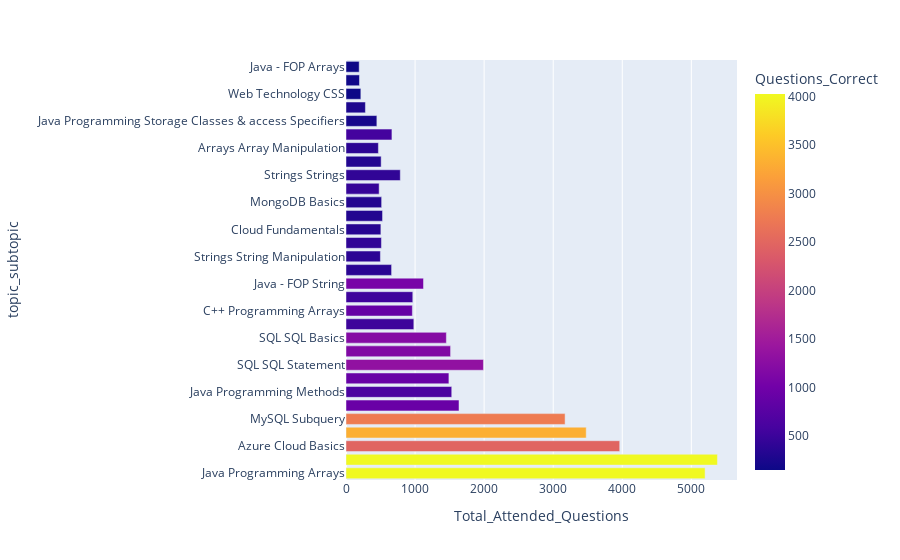
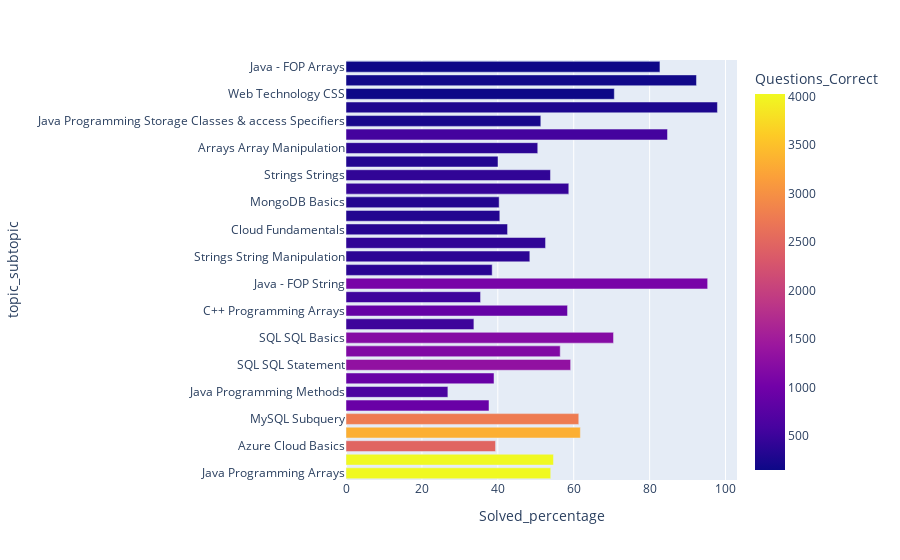

The code cell stored with these charts, in order, in its notebook:
### Markdown cell above
TOPIC-WISE ANALYSIS FOR JAVA MILESTONE 1 FOR BOTH CLEARED AND NOT CLEARED STUDENTS SEPARATLEY

### Code cell
java_milestone1=pd.read_excel("java_milestone_1.xlsx")
cleared_df=clean(java_milestone1,'Test_Duration','Marks_Scored','Max_Marks')[0]
plot(cleared_df,'Topic','SubTopic','Total_Attended_Questions','Total_Questions','Questions_Correct','Questions_Wrong','Questions_Partial', 'Questions_Skipped', 'Questions_Not_Viewed')

### Figure 1 — Plotly figure (JSON) as saved in the notebook; plotly's stock layout.template omitted (floating-point values rounded to 4 significant figures)
{"data": [{"alignmentgroup": "True", "hovertemplate": "Total_Attended_Questions=%{x}<br>topic_subtopic=%{y}<br>Questions_Correct=%{marker.color}<extra></extra>", "legendgroup": "", "marker": {"color": [4025, 4024, 2476, 3321, 2760, 922, 632, 913, 1330, 1169, 1204, 519, 882, 529, 1073, 369, 388, 418, 338, 321, 318, 462, 424, 310, 385, 565, 231, 276, 152, 181, 158], "coloraxis": "coloraxis", "pattern": {"shape": ""}}, "name": "", "offsetgroup": "", "orientation": "h", "showlegend": false, "textposition": "auto", "type": "bar", "x": [5199, 5378, 3963, 3478, 3172, 1636, 1531, 1490, 1990, 1514, 1453, 982, 961, 967, 1122, 660, 498, 513, 505, 529, 516, 480, 786, 509, 469, 665, 447, 281, 215, 195, 191], "xaxis": "x", "y": ["Java Programming Arrays", "Web Technology HTML", "Azure Cloud Basics", "Java Programming Strings", "MySQL Subquery", "Class Inheritance JavaScript", "Java Programming Methods", "Java Programming Branching and Looping", "SQL SQL Statement", "Web Technology Java script", "SQL SQL Basics", "Java Programming Basics", "C++ Programming Arrays", "Java Programming Operators and Expressions", "Java - FOP String", "JavaScript Functions and Parameters", "Strings String Manipulation", "Java - FOP Control statements", "Cloud Fundamentals", "Cloud Storage", "MongoDB Basics", "C++ Programming Strings", "Strings Strings", "Java Programming Input and Output Statements", "Arrays Array Manipulation", "SQL SQL statements", "Java Programming Storage Classes & access Specifiers", "Arrays 2D Array", "Web Technology CSS", "Arrays 1D Array", "Java - FOP Arrays"], "yaxis": "y"}], "layout": {"barmode": "relative", "coloraxis": {"colorbar": {"title": {"text": "Questions_Correct"}}, "colorscale": [[0, "#0d0887"], [0.1111, "#46039f"], [0.2222, "#7201a8"], [0.3333, "#9c179e"], [0.4444, "#bd3786"], [0.5556, "#d8576b"], [0.6667, "#ed7953"], [0.7778, "#fb9f3a"], [0.8889, "#fdca26"], [1, "#f0f921"]]}, "legend": {"tracegroupgap": 0}, "margin": {"t": 60}, "xaxis": {"anchor": "y", "domain": [0, 1], "title": {"text": "Total_Attended_Questions"}}, "yaxis": {"anchor": "x", "domain": [0, 1], "title": {"text": "topic_subtopic"}}}}

### Figure 2 — Plotly figure (JSON) as saved in the notebook; plotly's stock layout.template omitted (floating-point values rounded to 4 significant figures)
{"data": [{"alignmentgroup": "True", "hovertemplate": "Solved_percentage=%{x}<br>topic_subtopic=%{y}<br>Questions_Correct=%{marker.color}<extra></extra>", "legendgroup": "", "marker": {"color": [4025, 4024, 2476, 3321, 2760, 922, 632, 913, 1330, 1169, 1204, 519, 882, 529, 1073, 369, 388, 418, 338, 321, 318, 462, 424, 310, 385, 565, 231, 276, 152, 181, 158], "coloraxis": "coloraxis", "pattern": {"shape": ""}}, "name": "", "offsetgroup": "", "orientation": "h", "showlegend": false, "textposition": "auto", "type": "bar", "x": [53.94, 54.67, 39.41, 61.75, 61.33, 37.68, 26.85, 39.0, 59.19, 56.45, 70.49, 33.7, 58.37, 35.46, 95.29, 38.52, 48.44, 52.58, 42.57, 40.53, 40.36, 58.7, 53.88, 40.05, 50.52, 84.71, 51.33, 97.87, 70.7, 92.35, 82.72], "xaxis": "x", "y": ["Java Programming Arrays", "Web Technology HTML", "Azure Cloud Basics", "Java Programming Strings", "MySQL Subquery", "Class Inheritance JavaScript", "Java Programming Methods", "Java Programming Branching and Looping", "SQL SQL Statement", "Web Technology Java script", "SQL SQL Basics", "Java Programming Basics", "C++ Programming Arrays", "Java Programming Operators and Expressions", "Java - FOP String", "JavaScript Functions and Parameters", "Strings String Manipulation", "Java - FOP Control statements", "Cloud Fundamentals", "Cloud Storage", "MongoDB Basics", "C++ Programming Strings", "Strings Strings", "Java Programming Input and Output Statements", "Arrays Array Manipulation", "SQL SQL statements", "Java Programming Storage Classes & access Specifiers", "Arrays 2D Array", "Web Technology CSS", "Arrays 1D Array", "Java - FOP Arrays"], "yaxis": "y"}], "layout": {"barmode": "group", "coloraxis": {"colorbar": {"title": {"text": "Questions_Correct"}}, "colorscale": [[0, "#0d0887"], [0.1111, "#46039f"], [0.2222, "#7201a8"], [0.3333, "#9c179e"], [0.4444, "#bd3786"], [0.5556, "#d8576b"], [0.6667, "#ed7953"], [0.7778, "#fb9f3a"], [0.8889, "#fdca26"], [1, "#f0f921"]]}, "legend": {"tracegroupgap": 0}, "margin": {"t": 60}, "xaxis": {"anchor": "y", "domain": [0, 1], "title": {"text": "Solved_percentage"}}, "yaxis": {"anchor": "x", "domain": [0, 1], "title": {"text": "topic_subtopic"}}}}
